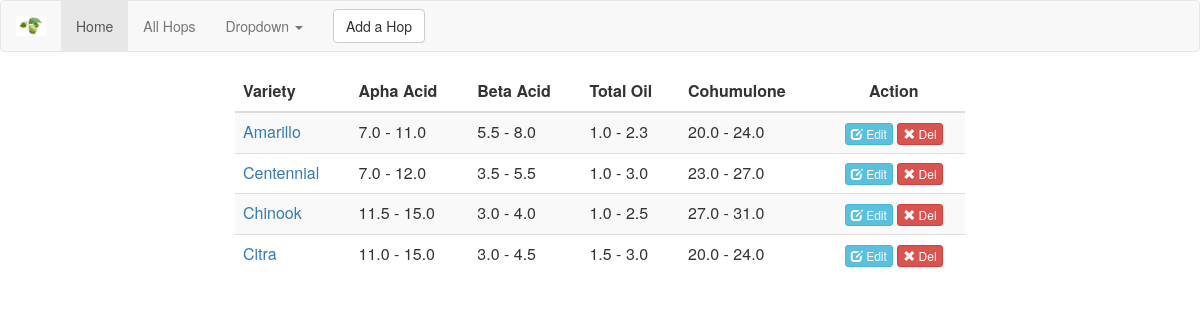
Before: /hops/ with the older database file.
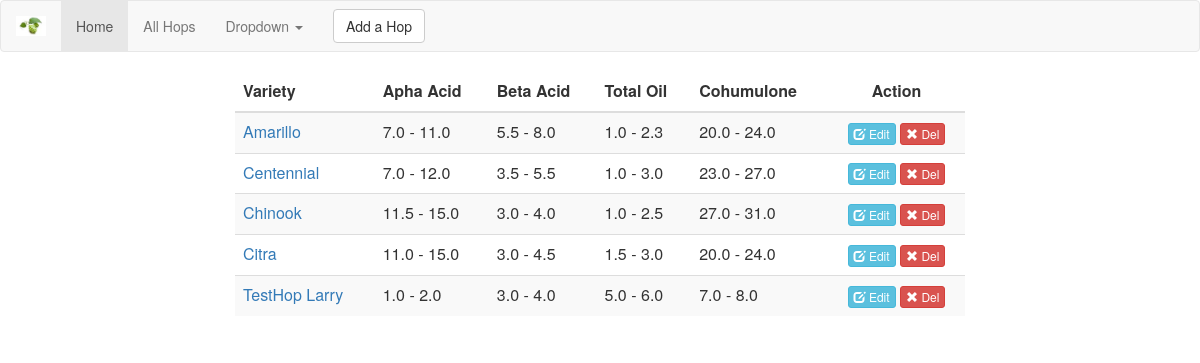
After: the same page with the newer database file.
### djangit/models.py (models this page shows, shortened)
class Hop(models.Model):
    hop_name = models.CharField(max_length=50, null=False, blank=False)
    alpha_acid_low = models.DecimalField(max_digits=4, decimal_places=1, null=False, blank=False, default='0')
    alpha_acid_high = models.DecimalField(max_digits=4, decimal_places=1, null=False, blank=False, default='0')
    beta_acid_low = models.DecimalField(max_digits=4, decimal_places=1, null=False, blank=False, default='0')
    beta_acid_high = models.DecimalField(max_digits=4, decimal_places=1, null=False, blank=False, default='0')
    total_oil_low = models.DecimalField(max_digits=4, decimal_places=1, null=False, blank=False, default='0')
    total_oil_high = models.DecimalField(max_digits=4, decimal_places=1, null=False, blank=False, default='0')
    cohumulone_low = models.DecimalField(max_digits=4, decimal_places=1, null=False, blank=False, default='0')
    cohumulone_high = models.DecimalField(max_digits=4, decimal_places=1, null=False, blank=False, default='0')

### djangit/views.py (the view)
# urls.py: url(r'^hops/(?P<id>[0-9]+)/edit/$', views.edithop, name='edithop'),
def hops(request):
    print "got to get all"
    print "request.method is"
    print request.method
    all_hops = Hop.objects.all().order_by('hop_name')
    template = loader.get_template('hops.html')
    model =  {
        "all_hops":all_hops
        }
    return HttpResponse(template.render(model))

### djangit/templates/hops.html
{% include '_navbar.html' %}
<html>
  <head>
  </head>
  <body>
    <div class="container">
      <div class="row col-md-8 col-md-offset-2 custyle">
        <table class="table table-striped custab">
          <thead>
            <tr>
              <th>Variety</th>
              <th>Apha Acid</th>
              <th>Beta Acid</th>
              <th>Total Oil</th>
              <th>Cohumulone</th>
              <th class="text-center">Action</th>
            </tr>
          </thead>
          {% for hop in all_hops %}
            <tr>
              <td><a href="/hops/{{hop.id}}/">{{ hop.hop_name }}</a></td>
              <td>{{ hop.alpha_acid_low }} - {{ hop.alpha_acid_high }}</td>
              <td>{{ hop.beta_acid_low }} - {{ hop.beta_acid_high }}</td>
              <td>{{ hop.total_oil_low }} - {{ hop.total_oil_high }}</td>
              <td>{{ hop.cohumulone_low }} - {{ hop.cohumulone_high }}</td>
              <td class="text-center"><a class='btn btn-info btn-xs' href="/hops/{{hop.id}}/edit/"><span class="glyphicon glyphicon-edit"></span> Edit</a> <a href="/hops/{{hop.id}}/delete/" class="btn btn-danger btn-xs"><span class="glyphicon glyphicon-remove"></span> Del</a></td>
            </tr>
          {% endfor %}
        </table>
      </div>
    </div>
  </body>
</html>

### djangit/templates/_navbar.html (shortened to what this page needs)
{% load bootstrap3 %}
{% bootstrap_css %}
{% load static %}
<nav class="navbar navbar-default">
  <div class="container-fluid">
    <div class="navbar-header">
      <img class="navbar-brand" src="{% static "image/logo.jpg" %}" alt="hoppy"/>
    </div>
    <div class="collapse navbar-collapse" id="bs-example-navbar-collapse-1">
      <ul class="nav navbar-nav">
        <li class="active"><a href="/">Home <span class="sr-only">(current)</span></a></li>
        <li><a href="/hops">All Hops</a></li>
        <li class="dropdown">
          <a href="#" class="dropdown-toggle" data-toggle="dropdown" role="button" aria-haspopup="true" aria-expanded="false">Dropdown <span class="caret"></span></a>
        </li>
      </ul>
      <form class="navbar-form navbar-left">
        <a href="/hops/new/" type="button" class="btn btn-default">Add a Hop</a>
      </form>
    </div>
  </div>
</nav>

Changed rows visible on the page:
added Hop: hop_name "TestHop Larry", alpha_acid_low "1.0", alpha_acid_high "2.0", beta_acid_low "3.0", beta_acid_high "4.0", total_oil_low "5.0", total_oil_high "6.0", cohumulone_low "7.0", cohumulone_high "8.0"
